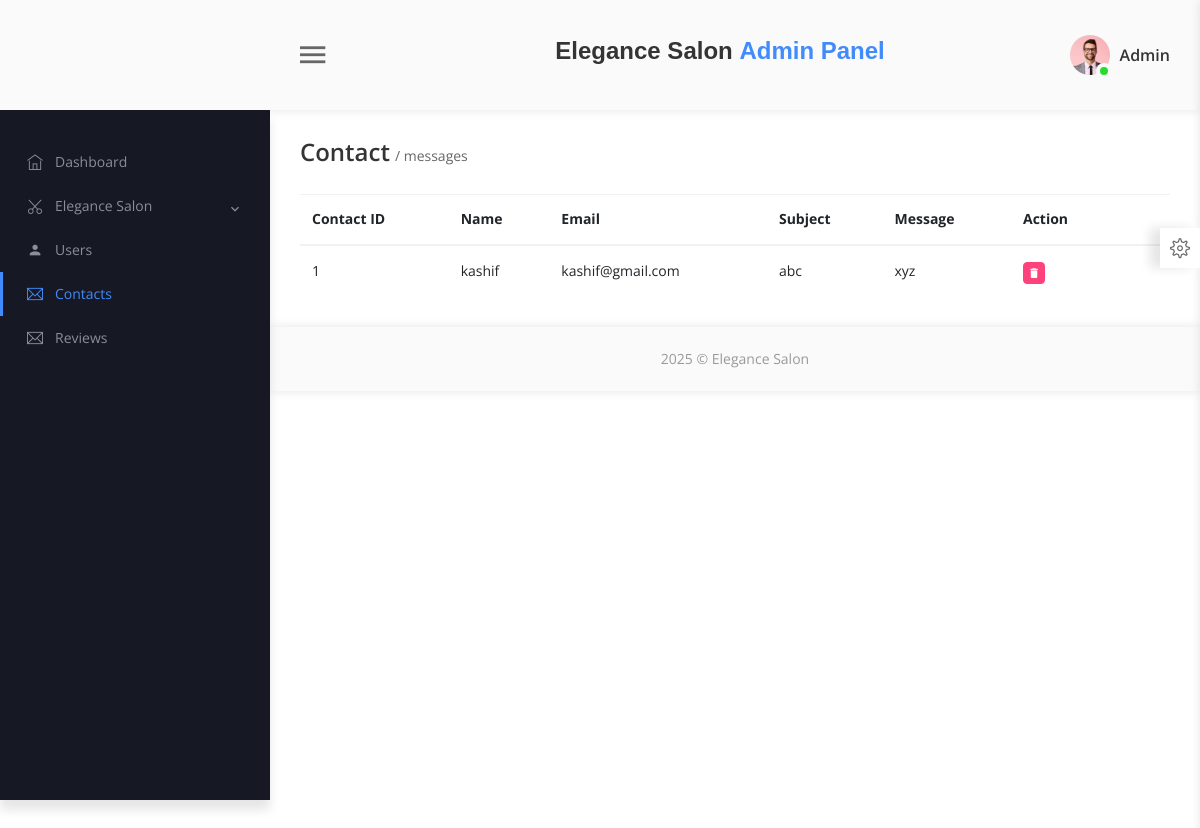
The app's page /contactform-view.php with its own data.
### tables this page shows
CREATE TABLE `contact_us` (
  `contact_id` int(11) NOT NULL,
  `name` varchar(100) NOT NULL,
  `email` varchar(100) NOT NULL,
  `subject` varchar(150) DEFAULT NULL,
  `message` text NOT NULL,
  `created_at` timestamp NOT NULL DEFAULT current_timestamp()
);

### Admin/contactform-view.php (the view)
    <div class="content-body">
        <div class="row justify-content-between align-items-center mb-10">
            <div class="col-12 col-lg-auto mb-20">
                <div class="page-heading">
                    <h3> Contact <span>/ messages</span></h3>
                </div>
            </div>
        </div>
        <div class="row">
            <div method="POST" class="col-12">
                <div class="table-responsive">
                    <table class="table table-vertical-middle">
                        <thead>
                            <tr>
                                <th>Contact ID</th>
                                <th>Name</th>
                                <th>Email</th>
                                <th>Subject</th>
                                <th>Message</th>
                                <th>Action</th>
                            </tr>
                        </thead>
<?php
    include('connect.php');
    $query="select * from contact_us";
    $run=mysqli_query($conn,$query);
    if(mysqli_num_rows($run)>0)
    {
        while($row=mysqli_fetch_array($run))
        {
?>
                        <tbody>
                            <tr>
                                <td><?php echo $row['contact_id'] ?></td>
                                <td><?php echo $row['name'] ?></td>
                                <td><?php echo $row['email'] ?></td>
                                <td><?php echo $row['subject'] ?></td>
                                <td><?php echo $row['message'] ?></td>
                                <td class="action h4">
                                    <div class="table-action-buttons ">
                                        <a class="delete button button-box button-xs button-danger" href="Admin/contact-delete.php?contact_id=<?php echo $row['contact_id']; ?>
                                            " onclick="return confirm('Are you sure you want to delete this message?');">
                                            <i class="zmdi zmdi-delete"></i>
                                        </a>
                                    </div>
                                </td>
                            </tr>
                        </tbody>
<?php
    }}
?>
                    </table>
                </div>
            </div>
        </div>
    </div>

### records on screen
contact_us: contact_id "1", name "kashif", email "kashif@gmail.com", subject "abc", message "xyz"
